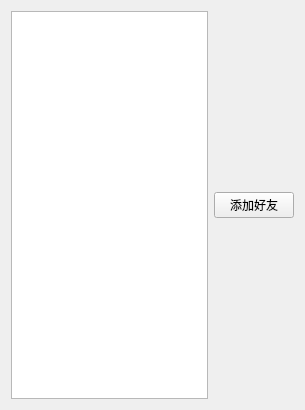
<?xml version="1.0" encoding="UTF-8"?>
<ui version="4.0">
 <class>Online</class>
 <widget class="QWidget" name="Online">
  <property name="geometry">
   <rect>
    <x>0</x>
    <y>0</y>
    <width>305</width>
    <height>410</height>
   </rect>
  </property>
  <property name="windowTitle">
   <string>Form</string>
  </property>
  <layout class="QVBoxLayout" name="verticalLayout_2">
   <item>
    <layout class="QHBoxLayout" name="horizontalLayout">
     <item>
      <widget class="QListWidget" name="online_listW">
       <property name="font">
        <font>
         <pointsize>14</pointsize>
        </font>
       </property>
      </widget>
     </item>
     <item>
      <layout class="QVBoxLayout" name="verticalLayout">
       <item>
        <spacer name="verticalSpacer">
         <property name="orientation">
          <enum>Qt::Vertical</enum>
         </property>
         <property name="sizeHint" stdset="0">
          <size>
           <width>20</width>
           <height>40</height>
          </size>
         </property>
        </spacer>
       </item>
       <item>
        <widget class="QPushButton" name="addFriend_pb">
         <property name="text">
          <string>添加好友</string>
         </property>
        </widget>
       </item>
       <item>
        <spacer name="verticalSpacer_2">
         <property name="orientation">
          <enum>Qt::Vertical</enum>
         </property>
         <property name="sizeHint" stdset="0">
          <size>
           <width>20</width>
           <height>40</height>
          </size>
         </property>
        </spacer>
       </item>
      </layout>
     </item>
    </layout>
   </item>
  </layout>
 </widget>
 <resources/>
 <connections/>
</ui>
